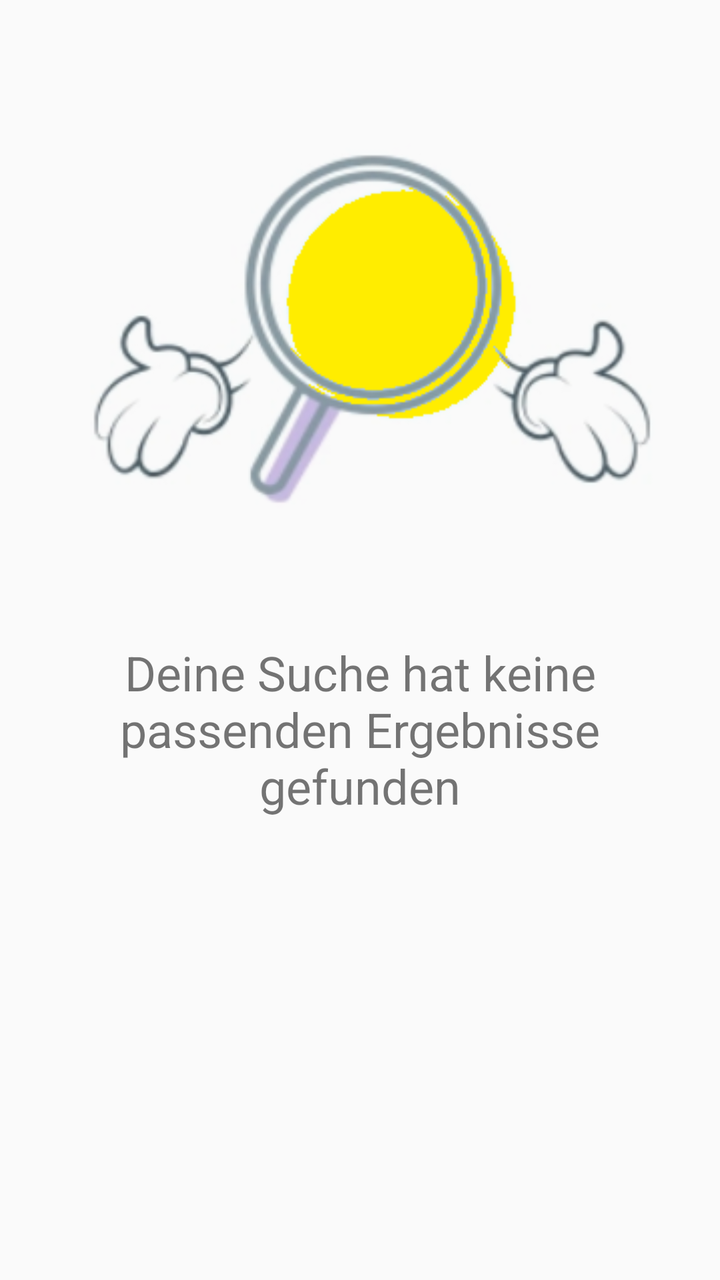
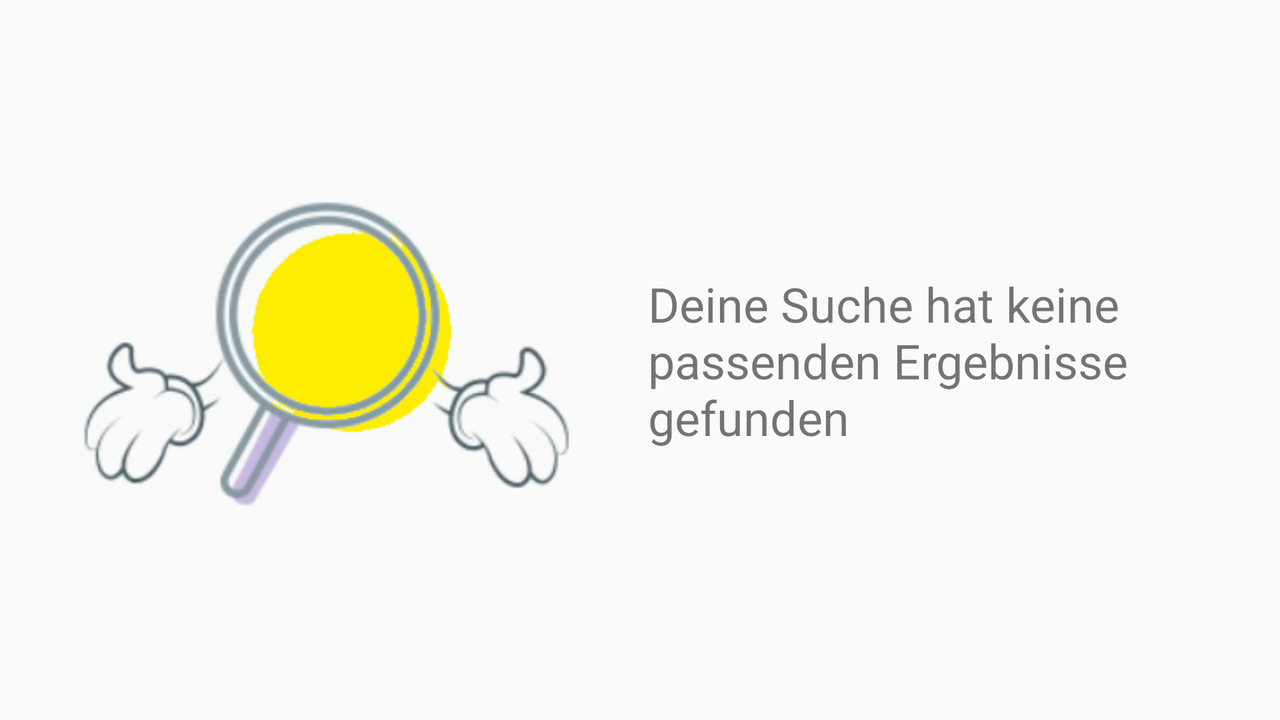

The same Android screen from two of the app's own layout files: first res/layout/ as a phone draws it, then the author's variant for another configuration, drawn on a device whose configuration selects that folder. Both files follow.
<!-- AndroidManifest.xml: application theme Theme.AppCompat.Light.NoActionBar -->
<!-- res/layout/layout_no_search_result.xml -->
<?xml version="1.0" encoding="utf-8"?>
<androidx.constraintlayout.widget.ConstraintLayout
    xmlns:android="http://schemas.android.com/apk/res/android"
    android:layout_width="match_parent"
    android:layout_height="match_parent"
    xmlns:app="http://schemas.android.com/apk/res-auto"
   >
    <ImageView
        android:id="@+id/ivMessage"
        android:layout_width="match_parent"
        android:layout_height="0dp"
        android:layout_marginTop="@dimen/margin_large"
        android:layout_marginStart="@dimen/margin_standard"
        android:layout_marginEnd="@dimen/margin_standard"
        android:src="@drawable/search_no_result"
        app:layout_constraintVertical_chainStyle="packed"
        app:layout_constraintBottom_toTopOf="@+id/tvMessage"
        app:layout_constraintEnd_toEndOf="parent"
        app:layout_constraintStart_toStartOf="parent"
        app:layout_constraintTop_toTopOf="parent"
        android:contentDescription="@string/cd_search_result_not_found" />

    <TextView
        android:id="@+id/tvMessage"
        android:layout_width="match_parent"
        android:layout_height="0dp"
        android:layout_marginStart="@dimen/margin_standard"
        android:layout_marginEnd="@dimen/margin_standard"
        android:layout_marginBottom="@dimen/margin_large"
        android:text="@string/search_no_matching_results"
        android:textAlignment="center"
        android:textSize="@dimen/text_large24"
        app:layout_constraintBottom_toBottomOf="parent"
        app:layout_constraintEnd_toEndOf="parent"
        app:layout_constraintStart_toStartOf="parent"
        app:layout_constraintTop_toBottomOf="@id/ivMessage" />

</androidx.constraintlayout.widget.ConstraintLayout>
<!-- resources referenced by this layout -->
<resources>
  <dimen name="margin_large">16dp</dimen>
  <dimen name="margin_standard">8dp</dimen>
  <dimen name="text_large24">24sp</dimen>
  <!-- drawable search_no_result: png bitmap (drawable, 51558 bytes) -->
  <string name="cd_search_result_not_found"> Suchergebnis nicht gefunden </string>
  <string name="search_no_matching_results"> Deine Suche hat keine passenden Ergebnisse gefunden </string>
</resources>
<!-- res/layout-land/layout_no_search_result.xml (the author's variant of the layout above) -->
<!-- drawn on the phone turned sideways -->
<?xml version="1.0" encoding="utf-8"?>
<androidx.constraintlayout.widget.ConstraintLayout
    xmlns:android="http://schemas.android.com/apk/res/android"
    android:layout_width="match_parent"
    android:layout_height="match_parent"
    xmlns:app="http://schemas.android.com/apk/res-auto"
   >

    <ImageView
        android:id="@+id/ivMessage"
        android:layout_width="0dp"
        android:layout_height="wrap_content"
        android:layout_marginStart="@dimen/margin_standard"
        android:layout_marginEnd="@dimen/margin_standard"
        android:src="@drawable/search_no_result"
        app:layout_constraintHorizontal_chainStyle="packed"
        app:layout_constraintBottom_toBottomOf="parent"
        app:layout_constraintEnd_toStartOf="@+id/tvMessage"
        app:layout_constraintStart_toStartOf="parent"
        app:layout_constraintTop_toTopOf="parent"
        android:contentDescription="@string/cd_search_result_not_found" />

    <TextView
        android:id="@+id/tvMessage"
        android:layout_width="0dp"
        android:layout_height="wrap_content"
        android:layout_marginStart="@dimen/margin_standard"
        android:layout_marginEnd="@dimen/margin_large"
        android:text="@string/search_no_matching_results"
        android:textSize="@dimen/text_large24"
        app:layout_constraintBottom_toBottomOf="parent"
        app:layout_constraintEnd_toEndOf="parent"
        app:layout_constraintStart_toEndOf="@id/ivMessage"
        app:layout_constraintTop_toTopOf="parent" />

</androidx.constraintlayout.widget.ConstraintLayout>
